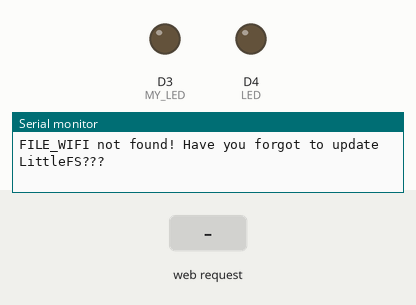
The sketch below on a simulated ESP8266 (NodeMCU). Parts: output pins drawn as LEDs (lit = HIGH), the last lines printed to the serial monitor. The test bench sets the inputs (shaded band). Storage starts empty.

Above: at 1.2 s.
1.3 s: HTTP request GET /wifi.txt received
At 1.9 s:
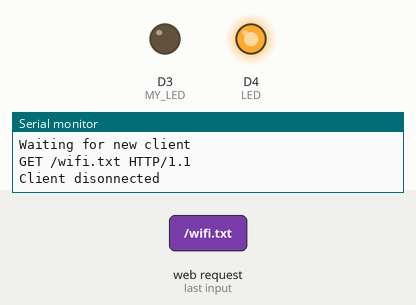
2.8 s: HTTP request GET /LED=ON received
At 3.1 s:
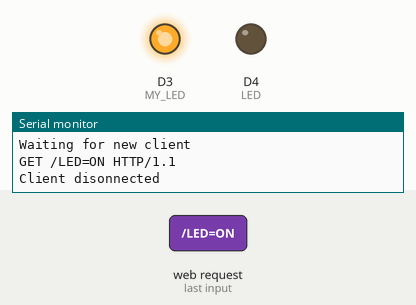
4.3 s: HTTP request GET /LED=OFF received
At 5.4 s:
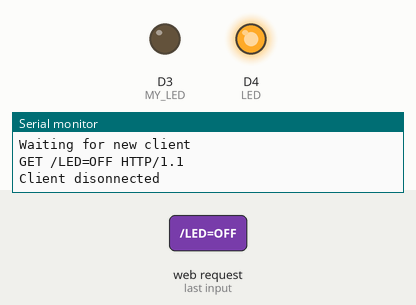
Timing chart, 0 to 7.3 s (numbered marks = the images above; inputs shaded):
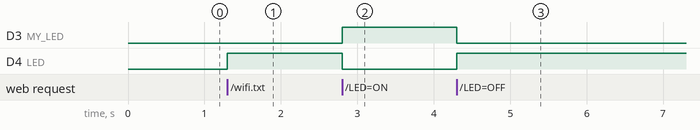

Measured:
- after the input at 1.3 s, D4 (LED): LOW → HIGH at once
- after the input at 2.8 s, D3 (MY_LED): LOW → HIGH at once; D4 (LED): HIGH → LOW at once
- after the input at 4.3 s, D3 (MY_LED): HIGH → LOW at once; D4 (LED): LOW → HIGH at once

The sketch:

led_webserver_littlefs.ino
```cpp
// https://iotdesignpro.com/projects/esp8266-based-webserver-to-control-led-from-webpage
// https://github.com/earlephilhower/arduino-littlefs-upload (СМ. README!!!)
#include <ESP8266WiFi.h>
#include <LittleFS.h>

const char* FILE_WIFI = "/wifi.txt";
// const char* FILE_LOGS = "/logs.txt";

WiFiServer server(24680); // Временное значение порта на момент инициализации!

// Имя "LED", походу, используется встроенным светодиодом, и это и вызывало конфликт!
int MY_LED = D3; // Номер порта (D3, согласно распиновке, это GPIO0)
int LED = D4;


// В этой гаўне даже аналога ls нет! Лооооол...
// Реализация взята отсюда: https://github.com/littlefs-project/littlefs/issues/2
void listAllFilesInDir(String dir_path) {
	Dir dir = LittleFS.openDir(dir_path);

	while(dir.next()) {
        if (dir.isFile()) {
            Serial.print("File: ");
            Serial.println(dir_path + dir.fileName());
        }

        if (dir.isDirectory()) {
            Serial.print("Dir: ");
            Serial.println(dir_path + dir.fileName() + "/");
            listAllFilesInDir(dir_path + dir.fileName() + "/");
        }
    }
}


// Особая функция для Arduino, сработает при первом запуске!
// Здесь мы подключаемся к Wi-Fi и запускаем на нём свой сервер
void setup() {
    Serial.begin(9600); // Монитор порта -> 9600 бод
    // (значение по умолчанию, можно и другое использовать)

    pinMode(MY_LED, OUTPUT); // Устанавалиаем режим порта на выход
    pinMode(LED, OUTPUT);

    // Почему в Ордуине такая всратая работа с ФС?
    LittleFS.begin();
    listAllFilesInDir("/");

    if (!LittleFS.exists(FILE_WIFI)) {
        // Ctrl+Shift+P --> "Upload LittleFS to ..."; Перед этим закрыть монитор порта!
        Serial.println("FILE_WIFI not found! Have you forgot to update LittleFS???");
        return;
    }
    File f = LittleFS.open(FILE_WIFI, "r");

    const int server_port = f.readStringUntil('\n').toInt();
    String wifi_ssid = f.readStringUntil('\n');//.c_str();
    String wifi_pass = f.readStringUntil('\n');//.c_str();
    Serial.println(server_port);
    Serial.println(wifi_ssid);
    Serial.println(wifi_pass);

    server = WiFiServer(server_port); // Переоткрываем сервер на нужном порту
    Serial.print("Connecting to the network");
    WiFi.begin(wifi_ssid, wifi_pass); // Логинимся в сеть!

    while (WiFi.status() != WL_CONNECTED) {
        if (WiFi.status() == WL_CONNECT_FAILED) {
            Serial.println("Connection Failed! Aborting.");
            return;
        }
        delay(500);
        Serial.print(".");
    }


    Serial.println("");
    Serial.println("Wi-Fi connected, starting server...");
    server.begin(); // Запуск сервера

    Serial.print("Success! Copy and paste the following URL: ");
    Serial.print(WiFi.localIP());
    Serial.print(":");
    Serial.print(server_port);
    Serial.println("");
}


// Особая функция для Arduino, работает в бесконечном цикле!
// Тут мы отправляем веб-страницу клиенту и управляем состоянием светодиода
void loop() {
    WiFiClient client = server.available();

    if (!client) { return; }

    Serial.println("Waiting for new client");
    while(!client.available()) { delay(1); }

    String request = client.readStringUntil('\r');
    Serial.println(request);
    client.flush();


    int value = LOW; // LOW -- низкое напряжение (по сути выкл)

    if (request.indexOf("/LED=ON") != -1) {
        value = HIGH; // HIGH -- высокое напряжение (по сути вкл)
    }
    if (request.indexOf("/LED=OFF") != -1) {
        value = LOW; // LOW -- низкое напряжение (по сути выкл)
    }

    digitalWrite(MY_LED, value); // Включаем/Выключаем светодиод
    digitalWrite(LED, !value);


    client.println("HTTP/1.1 200 OK"); // Стартовая строка
    client.println("Content-Type: text/html; charset=utf-8"); // Формат и кодировка
    client.println(""); // Пустая строка отделяет тело сообщения

    client.println("<!DOCTYPE HTML>"); // Далее и до конца, собственно, HTML-код
    client.println("<html>");

    client.print(" Состояние питания светодиода: ");
    if (value == HIGH) { client.print("<b>ВКЛ</b>"); }
    else { client.print("<b>ВЫКЛ</b>"); }

    client.println("<br><br>");
    client.println("<a href=\"/LED=ON\"\"><button>Включить</button></a>");
    client.println("<a href=\"/LED=OFF\"\"><button>Выключить</button></a><br />");
    client.println("</html>");

    delay(1);
    Serial.println("Client disonnected");
    Serial.println("");
}
```
